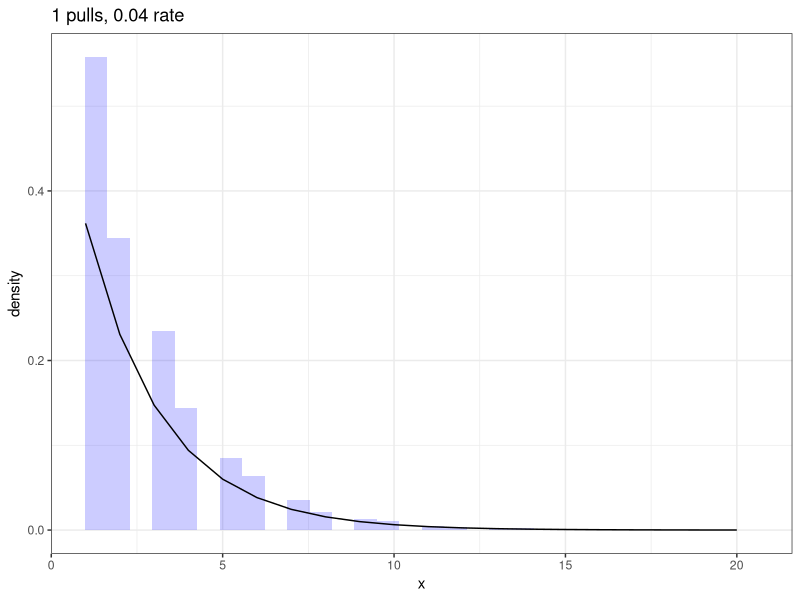

The R script that drew this image:
library(ggplot2)
library(dplyr)
library(magrittr)

target <- 1
rate <- 0.04

#Simulation
sim_pulls <- c()
for (i in 1:6000) {
  j <- 0
  k <- 0
  while(k<target) {
    j <- j+1
    pull <- rbinom(1, 11, prob=rate)
    k <- k+pull
  }
  sim_pulls <- c(sim_pulls, j)
}
mean(sim_pulls<=2)

#Define success as getting at least one target pull in an 11 scout
p <- 1-(1-rate)^11
plotfun <- function(x, ...) dnbinom(x-target, ...)
df <- data.frame(x=target:max(sim_pulls)) %>%
  mutate(y=plotfun(x, size=target, prob=p))

ggplot()+
  geom_histogram(data=data.frame(x=sim_pulls), aes(x, ..density..), bins=30, fill="blue", alpha=0.2)+
  geom_line(aes(x, y), data=df)+
  ggtitle(paste(target, "pulls,", rate, "rate"))+
  theme_bw()